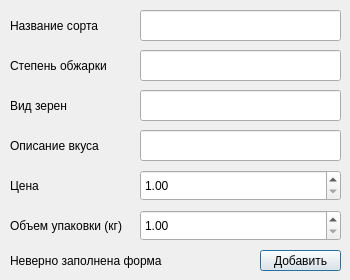
<?xml version="1.0" encoding="UTF-8"?>
<ui version="4.0">
 <class>Dialog</class>
 <widget class="QDialog" name="Dialog">
  <property name="geometry">
   <rect>
    <x>0</x>
    <y>0</y>
    <width>350</width>
    <height>280</height>
   </rect>
  </property>
  <property name="windowTitle">
   <string/>
  </property>
  <widget class="QPushButton" name="pushButton">
   <property name="geometry">
    <rect>
     <x>260</x>
     <y>250</y>
     <width>81</width>
     <height>21</height>
    </rect>
   </property>
   <property name="text">
    <string>Добавить</string>
   </property>
  </widget>
  <widget class="QLineEdit" name="sort">
   <property name="geometry">
    <rect>
     <x>140</x>
     <y>10</y>
     <width>201</width>
     <height>31</height>
    </rect>
   </property>
  </widget>
  <widget class="QLabel" name="label">
   <property name="geometry">
    <rect>
     <x>10</x>
     <y>10</y>
     <width>121</width>
     <height>31</height>
    </rect>
   </property>
   <property name="text">
    <string>Название сорта</string>
   </property>
  </widget>
  <widget class="QLabel" name="label_2">
   <property name="geometry">
    <rect>
     <x>10</x>
     <y>50</y>
     <width>121</width>
     <height>31</height>
    </rect>
   </property>
   <property name="text">
    <string>Степень обжарки</string>
   </property>
  </widget>
  <widget class="QLabel" name="label_3">
   <property name="geometry">
    <rect>
     <x>10</x>
     <y>90</y>
     <width>121</width>
     <height>31</height>
    </rect>
   </property>
   <property name="text">
    <string>Вид зерен</string>
   </property>
  </widget>
  <widget class="QLabel" name="label_4">
   <property name="geometry">
    <rect>
     <x>10</x>
     <y>130</y>
     <width>121</width>
     <height>31</height>
    </rect>
   </property>
   <property name="text">
    <string>Описание вкуса</string>
   </property>
  </widget>
  <widget class="QLabel" name="label_5">
   <property name="geometry">
    <rect>
     <x>10</x>
     <y>250</y>
     <width>161</width>
     <height>21</height>
    </rect>
   </property>
   <property name="text">
    <string>Неверно заполнена форма</string>
   </property>
  </widget>
  <widget class="QLabel" name="label_6">
   <property name="geometry">
    <rect>
     <x>10</x>
     <y>170</y>
     <width>121</width>
     <height>31</height>
    </rect>
   </property>
   <property name="text">
    <string>Цена</string>
   </property>
  </widget>
  <widget class="QDoubleSpinBox" name="price">
   <property name="geometry">
    <rect>
     <x>140</x>
     <y>170</y>
     <width>201</width>
     <height>31</height>
    </rect>
   </property>
   <property name="minimum">
    <double>1.000000000000000</double>
   </property>
   <property name="maximum">
    <double>10000.000000000000000</double>
   </property>
  </widget>
  <widget class="QLabel" name="label_7">
   <property name="geometry">
    <rect>
     <x>10</x>
     <y>210</y>
     <width>121</width>
     <height>31</height>
    </rect>
   </property>
   <property name="text">
    <string>Объем упаковки (кг)</string>
   </property>
  </widget>
  <widget class="QLineEdit" name="smel">
   <property name="geometry">
    <rect>
     <x>140</x>
     <y>130</y>
     <width>201</width>
     <height>31</height>
    </rect>
   </property>
  </widget>
  <widget class="QLineEdit" name="stepen">
   <property name="geometry">
    <rect>
     <x>140</x>
     <y>50</y>
     <width>201</width>
     <height>31</height>
    </rect>
   </property>
  </widget>
  <widget class="QLineEdit" name="type">
   <property name="geometry">
    <rect>
     <x>140</x>
     <y>90</y>
     <width>201</width>
     <height>31</height>
    </rect>
   </property>
  </widget>
  <widget class="QDoubleSpinBox" name="massa">
   <property name="geometry">
    <rect>
     <x>140</x>
     <y>210</y>
     <width>201</width>
     <height>31</height>
    </rect>
   </property>
   <property name="minimum">
    <double>1.000000000000000</double>
   </property>
   <property name="maximum">
    <double>10000.000000000000000</double>
   </property>
  </widget>
 </widget>
 <resources/>
 <connections/>
</ui>
